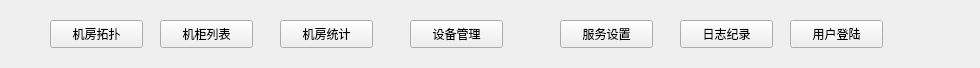
<?xml version="1.0" encoding="UTF-8"?>
<ui version="4.0">
 <class>NavBarWid</class>
 <widget class="QWidget" name="NavBarWid">
  <property name="geometry">
   <rect>
    <x>0</x>
    <y>0</y>
    <width>980</width>
    <height>68</height>
   </rect>
  </property>
  <property name="windowTitle">
   <string>Form</string>
  </property>
  <property name="styleSheet">
   <string notr="true"/>
  </property>
  <widget class="QPushButton" name="setupBtn">
   <property name="geometry">
    <rect>
     <x>560</x>
     <y>20</y>
     <width>93</width>
     <height>28</height>
    </rect>
   </property>
   <property name="text">
    <string>服务设置</string>
   </property>
  </widget>
  <widget class="QPushButton" name="logBtn">
   <property name="geometry">
    <rect>
     <x>680</x>
     <y>20</y>
     <width>93</width>
     <height>28</height>
    </rect>
   </property>
   <property name="text">
    <string>日志纪录</string>
   </property>
  </widget>
  <widget class="QPushButton" name="userBtn">
   <property name="geometry">
    <rect>
     <x>790</x>
     <y>20</y>
     <width>93</width>
     <height>28</height>
    </rect>
   </property>
   <property name="text">
    <string>用户登陆</string>
   </property>
  </widget>
  <widget class="QPushButton" name="pduBtn">
   <property name="geometry">
    <rect>
     <x>410</x>
     <y>20</y>
     <width>93</width>
     <height>28</height>
    </rect>
   </property>
   <property name="text">
    <string>设备管理</string>
   </property>
  </widget>
  <widget class="QPushButton" name="roomBtn">
   <property name="geometry">
    <rect>
     <x>280</x>
     <y>20</y>
     <width>93</width>
     <height>28</height>
    </rect>
   </property>
   <property name="text">
    <string>机房统计</string>
   </property>
  </widget>
  <widget class="QPushButton" name="tpBtn">
   <property name="geometry">
    <rect>
     <x>50</x>
     <y>20</y>
     <width>93</width>
     <height>28</height>
    </rect>
   </property>
   <property name="text">
    <string>机房拓扑</string>
   </property>
  </widget>
  <widget class="QPushButton" name="cabBtn">
   <property name="geometry">
    <rect>
     <x>160</x>
     <y>20</y>
     <width>93</width>
     <height>28</height>
    </rect>
   </property>
   <property name="text">
    <string>机柜列表</string>
   </property>
  </widget>
 </widget>
 <resources/>
 <connections/>
</ui>
